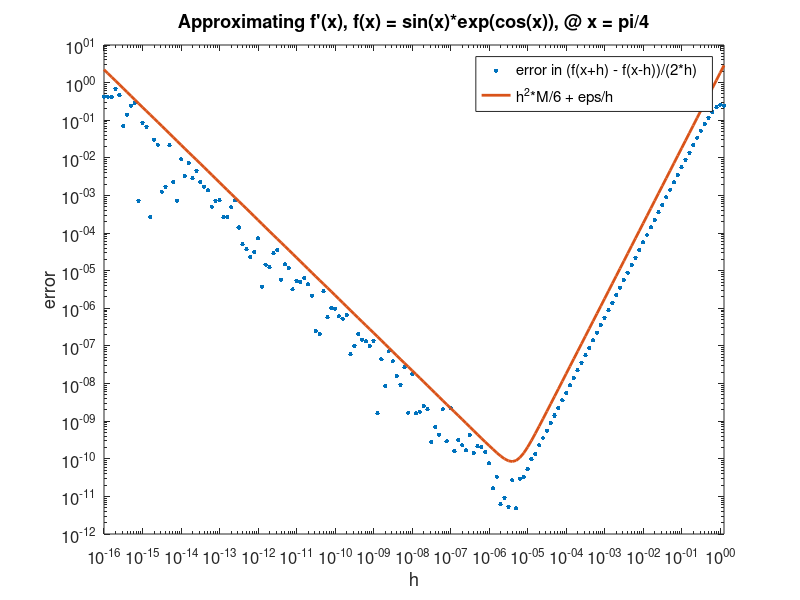

The MATLAB script that drew this image:
function y = Question_7c()
%%% QUESTION 7c %%%
clear all
close all
x=pi/4;
h = 10.^(-16:.1:.1);
f = @(x) sin(x).*exp(cos(x));
fpaccurate = exp(cos(x)).*cos(x) - exp(cos(x)).*(sin(x)^2)
fp = (f(x+h) - f(x-h))./(2*h)

error = abs(fpaccurate - fp);
M = 10.873;
loglog(h,error,'.','MarkerSize',10);
hold on;
loglog(h,1/6*M*h.^2+eps./h,'LineWidth',2);
xlabel('h');
ylabel('error');
title("Approximating f'(x), f(x) = sin(x)*exp(cos(x)), @ x = pi/4");
xlim([h(1) h(end)]);
legend ("error in (f(x+h) - f(x-h))/(2*h)", "h^2*M/6 + eps/h");
set (gca, 'FontSize', 12)
print ("-depsc2","deriverr.eps");

end